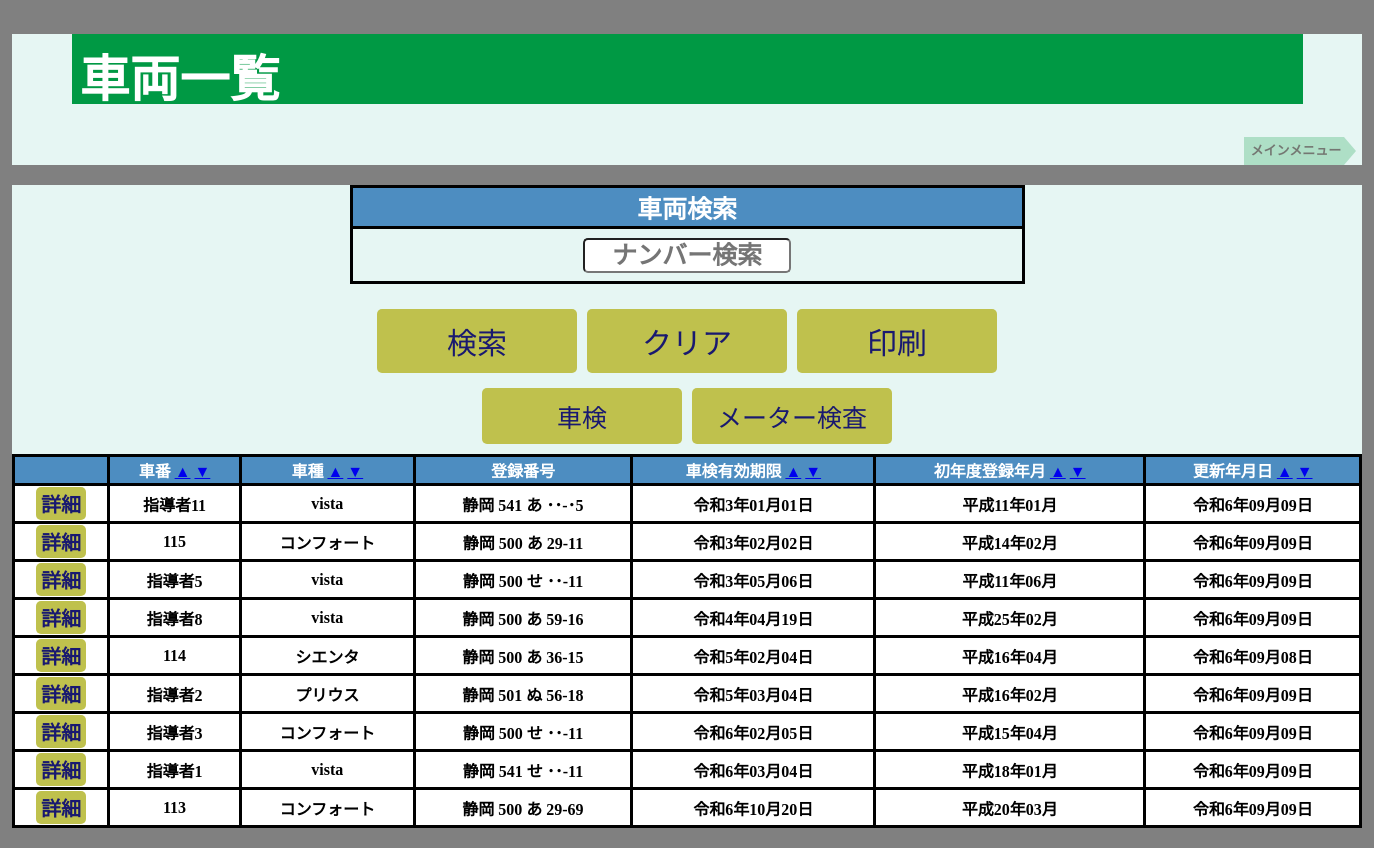
Screenshot of /vehicles/list.php?sort=vehicle_inspection_day&order=asc (signed in) with the database file from the repository.
### tables this page shows
CREATE TABLE `vehicles` (
  `car_id` int(11) NOT NULL,
  `car_number_name` varchar(5) NOT NULL COMMENT '車番',
  `car_model` varchar(10) NOT NULL COMMENT '車種',
  `car_name` varchar(30) NOT NULL COMMENT '車名',
  `car_transpottaition` varchar(5) NOT NULL COMMENT '運輸支局',
  `car_classification_no` int(3) NOT NULL COMMENT '分類番号',
  `car_purpose` varchar(1) NOT NULL COMMENT '用途別',
  `car_number` varchar(5) NOT NULL COMMENT '番号',
  `car_chassis_number` varchar(20) NOT NULL COMMENT '車台番号',
  `first_registration_day` date NOT NULL COMMENT '初年度登録年月',
  `vehicle_inspection_day` date NOT NULL COMMENT '車検有効期限',
  `compulsory_automobile_day` date NOT NULL COMMENT '自賠責有効期限',
  `meter_inspection_day` date DEFAULT NULL COMMENT 'メーター検査',
  `lp_gas_day` date DEFAULT NULL COMMENT 'LPガス容器有効',
  `owner_name` varchar(20) NOT NULL COMMENT '所有者（名）',
  `owner_address` varchar(150) NOT NULL COMMENT '所有者住所',
  `user_name` varchar(20) NOT NULL COMMENT '使用者（名）',
  `user_address` varchar(150) NOT NULL COMMENT '使用者（住所）',
  `headquarters_address` int(1) NOT NULL COMMENT '本拠の位置',
  `vehicle_registrationday` datetime NOT NULL COMMENT '登録日',
  `vehicle_updateday` timestamp NOT NULL DEFAULT current_timestamp() ON UPDATE current_timestamp() COMMENT '更新日',
  `is_suspended` tinyint(1) NOT NULL DEFAULT 0
);

### vehicles/list.php (the view, shortened to what this page needs)
<?php
require '../config/config.php';
try {
    $keyword = $_GET['keyword'] ?? '';
    $sort = $_GET['sort'] ?? 'car_number_name';
    $order = $_GET['order'] ?? 'asc';
    $order = ($order === 'desc') ? 'desc' : 'asc';
    $sql = "SELECT * FROM vehicles";
    $sql .= " ORDER BY $sort $order";
    $stmt = $pdoVehicles->prepare($sql);
    $stmt->execute();
    $processedVehicles = $stmt->fetchAll(PDO::FETCH_ASSOC);
    $finalVehicles = [];
    foreach ($processedVehicles as $vehicle) {
        $vehicle['detail_link'] = "update.php?car_id=" . htmlspecialchars($vehicle['car_id'], ENT_QUOTES, 'UTF-8');
        $finalVehicles[] = $vehicle;
    }
} catch (PDOException $e) {
    echo 'データベースエラー: ' . htmlspecialchars($e->getMessage(), ENT_QUOTES, 'UTF-8');
    exit();
}
function convertToJapaneseEra($year) {
    $eras = [
        ['name' => '令和', 'start' => 2019],
        ['name' => '平成', 'start' => 1989],
    ];
    foreach ($eras as $era) {
        if ($year >= $era['start']) {
            $eraYear = $year - $era['start'] + 1;
            return $era['name'] . ($eraYear === 1 ? '元' : $eraYear) . '年';
        }
    }
    return $year . '年';
}
function formatCarNumberPart($part, $is_purpose = false) {
    if (empty($part)) {
        return $is_purpose ? '･' : '･･';
    } elseif (strlen($part) === 1) {
        return '･' . $part;
    }
    return $part;
}
?>
<!DOCTYPE html>
<html lang="ja">
    <head>
        <link rel="stylesheet" href="list.css">
    </head>
    <body>
        <header>
            <h1>車両一覧</h1>
            <nav>
                <ol class="breadcrumb" itemscope itemtype="https://schema.org/BreadcrumbList">
                    <li itemprop="itemListElement" itemscope itemtype="https://schema.org/ListItem">
                        <a itemprop="item" href="../main_menu/index.php">
                            <span itemprop="name">メインメニュー</span>
                        </a>
                    </li>
                </ol>
            </nav>
        </header>
        <main>
            <form action="" method="get" class="search-form">
                <table class="search">
                    <tr>
                        <th colspan="1">車両検索</th>
                    </tr>
                    <tr>
                        <td>
                            <input type="text" placeholder="ナンバー検索" name="keyword" value="<?= htmlspecialchars($keyword, ENT_QUOTES, 'UTF-8') ?>">
                        </td>
                    </tr>
                </table>
                <div class="btn_area">
                    <button type="submit">検索</button>
                    <button type="reset">クリア</button>
                    <button type="button" onclick="window.print()">印刷</button>
                </div>
                <div class="filter-buttons">
                    <button type="submit" name="filter" value="inspection">車検</button>
                    <button type="submit" name="filter" value="meter">メーター検査</button>
                </div>
            </form>
            <div class="print-area">
                <table class="list">
                    <tr>
                        <th></th>
                        <th class="car_number_name">車番
                            <a href="?sort=car_number_name&order=asc">▲</a>
                            <a href="?sort=car_number_name&order=desc">▼</a>
                        </th>
                        <th class="car_model">車種
                            <a href="?sort=car_model&order=asc">▲</a>
                            <a href="?sort=car_model&order=desc">▼</a>
                        </th>
                        <th class="car_">登録番号</th>
                        <th class="vehicle_inspection">車検有効期限
                            <a href="?sort=vehicle_inspection_day&order=asc">▲</a>
                            <a href="?sort=vehicle_inspection_day&order=desc">▼</a>
                        </th>
                        <th class="first_registration">初年度登録年月
                            <a href="?sort=first_registration_day&order=asc">▲</a>
                            <a href="?sort=first_registration_day&order=desc">▼</a>
                        </th>
                        <th class="vehicle_updateday">更新年月日
                            <a href="?sort=vehicle_updateday&order=asc">▲</a>
                            <a href="?sort=vehicle_updateday&order=desc">▼</a>
                        </th>
                    </tr>
                    <?php foreach ($finalVehicles as $vehicle): ?>
                        <tr>
                            <td class="<?= $vehicle['is_suspended'] ? 'suspended' : '' ?>">
                                <a href="<?= htmlspecialchars($vehicle['detail_link'], ENT_QUOTES, 'UTF-8') ?>" class="button">詳細</a>
                            </td>
                            <td class="<?= $vehicle['is_suspended'] ? 'suspended' : '' ?>">
                                <?= htmlspecialchars($vehicle['car_number_name'], ENT_QUOTES, 'UTF-8') ?>
                            </td>
                            <td class="<?= $vehicle['is_suspended'] ? 'suspended' : '' ?>">
                                <?= htmlspecialchars($vehicle['car_model'], ENT_QUOTES, 'UTF-8') ?>
                            </td>
                            <td class="<?= $vehicle['is_suspended'] ? 'suspended' : '' ?>">
                                <?php
                                $transpottaition = formatCarNumberPart($vehicle['car_transpottaition']);
                                $classification_no = formatCarNumberPart($vehicle['car_classification_no']);
                                $purpose = formatCarNumberPart($vehicle['car_purpose'], true);
                                $car_number_parts = explode('-', $vehicle['car_number']);
                                $number01 = formatCarNumberPart($car_number_parts[0] ?? '');
                                $number02 = formatCarNumberPart($car_number_parts[1] ?? '');
                                echo htmlspecialchars($transpottaition . ' ' . $classification_no . ' ' . $purpose . ' ' . $number01 . '-' . $number02, ENT_QUOTES, 'UTF-8');
                                ?>
                            </td>
                            <td class="<?= $vehicle['is_suspended'] ? 'suspended' : '' ?>">
                                <?php
                                $inspectionYear = date('Y', strtotime($vehicle['vehicle_inspection_day']));
                                $inspectionMonthDay = date('m月d日', strtotime($vehicle['vehicle_inspection_day']));
                                echo htmlspecialchars(convertToJapaneseEra($inspectionYear) . $inspectionMonthDay, ENT_QUOTES, 'UTF-8');
                                ?>
                            </td>
                            <td class="<?= $vehicle['is_suspended'] ? 'suspended' : '' ?>">
                                <?php
                                $firstRegYear = date('Y', strtotime($vehicle['first_registration_day']));
                                $firstRegMonth = date('m月', strtotime($vehicle['first_registration_day']));
                                echo htmlspecialchars(convertToJapaneseEra($firstRegYear) . $firstRegMonth, ENT_QUOTES, 'UTF-8');
                                ?>
                            </td>
                            <td class="<?= $vehicle['is_suspended'] ? 'suspended' : '' ?>">
                                <?php
                                $updatedYear = date('Y', strtotime($vehicle['vehicle_updateday']));
                                $updatedMonthDay = date('m月d日', strtotime($vehicle['vehicle_updateday']));
                                echo htmlspecialchars(convertToJapaneseEra($updatedYear) . $updatedMonthDay, ENT_QUOTES, 'UTF-8');
                                ?>
                            </td>
                        </tr>
                    <?php endforeach ?>
                </table>
            </div>
        </main>
    </body>
</html>

### vehicles/list.css (style rules this page uses)
body { background: #808080; }
header, main, footer { width: 1350px; margin: 0 auto; background-color: #e6f6f3; }
h1 { font-size: 50px; padding: 5px 8px; color: #fff; background: #094; margin-left: auto; margin-right: auto; width: 90%; height: 60px; }
.breadcrumb { margin: 0 5px 20px 0; padding: 0; list-style: none; text-align: right; }
.breadcrumb li { position: relative; display: inline-block; font-weight: bold; margin-right: 0.8em; }
.breadcrumb li:after { content: ""; position: absolute; top: 0; left: 100%; border-style: solid; border-color: transparent; border-left-color: #aedfc6; border-width: 14px 12px; width: 0; height: 0; }
.breadcrumb li a { display: inline-block; padding: 0 3px 0 7px; height: 28px; line-height: 28px; text-decoration: none; color: #747772; background: #aedfc6; font-size: 13px; }
table.search { border-collapse: collapse; width: 50%; margin: 0 auto 20px auto; text-align: center; }
table.search th { font-size: 25px; border: 3px solid #000; background-color: #4d8dc1; color: #fff; }
table.search td { height: 50px; border: 3px solid #000; color: #ffffff00; }
select, input { font-weight: bold; font-size: 25px; border-radius: 5px; color: #000; background-color: #FFF; width: 200px; text-align: center; }
table.list th, td { white-space: nowrap; }
table.list { border-collapse: collapse; margin: 0 auto 20px auto; text-align: center; width: 100%; }
table.list th { border: 3px solid #000; background-color: #4d8dc1; color: #fff; }
table.list td { font-weight: bold; border: 3px solid #000; color: #000; background-color: #fff; }
.btn_area { display: flex; justify-content: center; margin: 5px 0; }
.btn_area button { font-size: 30px; width: 200px; cursor: pointer; background-color: #bfc14d; margin: 5px; border: none; border-radius: 5px; color: #191970; padding: 10px; }
.filter-buttons { display: flex; justify-content: center; margin: 5px 0; }
.filter-buttons button { width: 200px; margin: 5px; font-size: 25px; background-color: #bfc14d; border: none; border-radius: 5px; color: #191970; padding: 10px; }
.button { font-size: 20px; width: 50px; cursor: pointer; background-color: #bfc14d; color: #191970; text-align: center; display: inline-block; padding: 2px 0; border-radius: 5px; text-decoration: none; }

### rows the page displays
vehicles: car_number_name "指導者11", car_model "vista", car_transpottaition+car_classification_no+car_purpose "静岡 541 あ ･･-･5", vehicle_inspection_day "令和3年01月01日", first_registration_day "平成11年01月", vehicle_updateday "令和6年09月09日"
vehicles: car_number_name "115", car_model "コンフォート", car_transpottaition+car_classification_no+car_purpose "静岡 500 あ 29-11", vehicle_inspection_day "令和3年02月02日", first_registration_day "平成14年02月", vehicle_updateday "令和6年09月09日"
vehicles: car_number_name "指導者5", car_model "vista", car_transpottaition+car_classification_no+car_purpose "静岡 500 せ ･･-11", vehicle_inspection_day "令和3年05月06日", first_registration_day "平成11年06月", vehicle_updateday "令和6年09月09日"
vehicles: car_number_name "指導者8", car_model "vista", car_transpottaition+car_classification_no+car_purpose "静岡 500 あ 59-16", vehicle_inspection_day "令和4年04月19日", first_registration_day "平成25年02月", vehicle_updateday "令和6年09月09日"
vehicles: car_number_name "114", car_model "シエンタ", car_transpottaition+car_classification_no+car_purpose "静岡 500 あ 36-15", vehicle_inspection_day "令和5年02月04日", first_registration_day "平成16年04月", vehicle_updateday "令和6年09月08日"
vehicles: car_number_name "指導者2", car_model "プリウス", car_transpottaition+car_classification_no+car_purpose "静岡 501 ぬ 56-18", vehicle_inspection_day "令和5年03月04日", first_registration_day "平成16年02月", vehicle_updateday "令和6年09月09日"
vehicles: car_number_name "指導者3", car_model "コンフォート", car_transpottaition+car_classification_no+car_purpose "静岡 500 せ ･･-11", vehicle_inspection_day "令和6年02月05日", first_registration_day "平成15年04月", vehicle_updateday "令和6年09月09日"
vehicles: car_number_name "指導者1", car_model "vista", car_transpottaition+car_classification_no+car_purpose "静岡 541 せ ･･-11", vehicle_inspection_day "令和6年03月04日", first_registration_day "平成18年01月", vehicle_updateday "令和6年09月09日"
vehicles: car_number_name "113", car_model "コンフォート", car_transpottaition+car_classification_no+car_purpose "静岡 500 あ 29-69", vehicle_inspection_day "令和6年10月20日", first_registration_day "平成20年03月", vehicle_updateday "令和6年09月09日"
